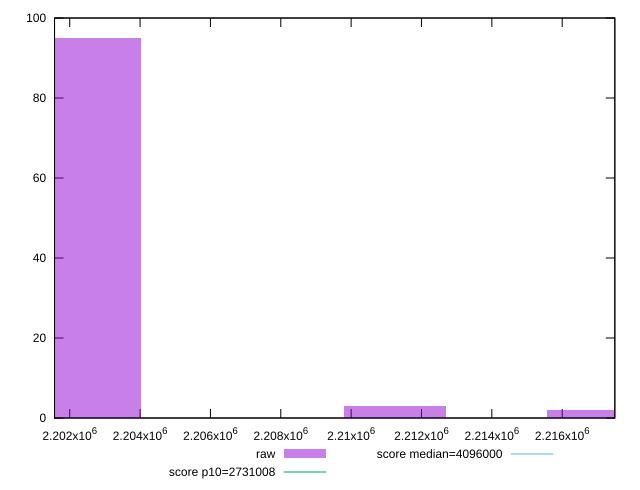

This chart was generated by the following gnuplot code:
reset

$raw <<EOF
2217021.4206101857 2
2211240.399956704 3
2202568.8689764817 95
EOF

set key outside below
set boxwidth 2890.51032674079
set xrange [2201568:2217496]
set yrange [0:100]
set trange [0:100]
set style fill transparent solid 0.5 noborder

set parametric
set terminal svg size 640, 490 enhanced background rgb 'white'
set output "report_00019_2021-02-10T18-14-37.922Z//total-byte-weight/samples/pages/raw/histogram.svg"

plot $raw title "raw" with boxes, \
     2731008,t title "score p10=2731008", \
     4096000,t title "score median=4096000"

reset
